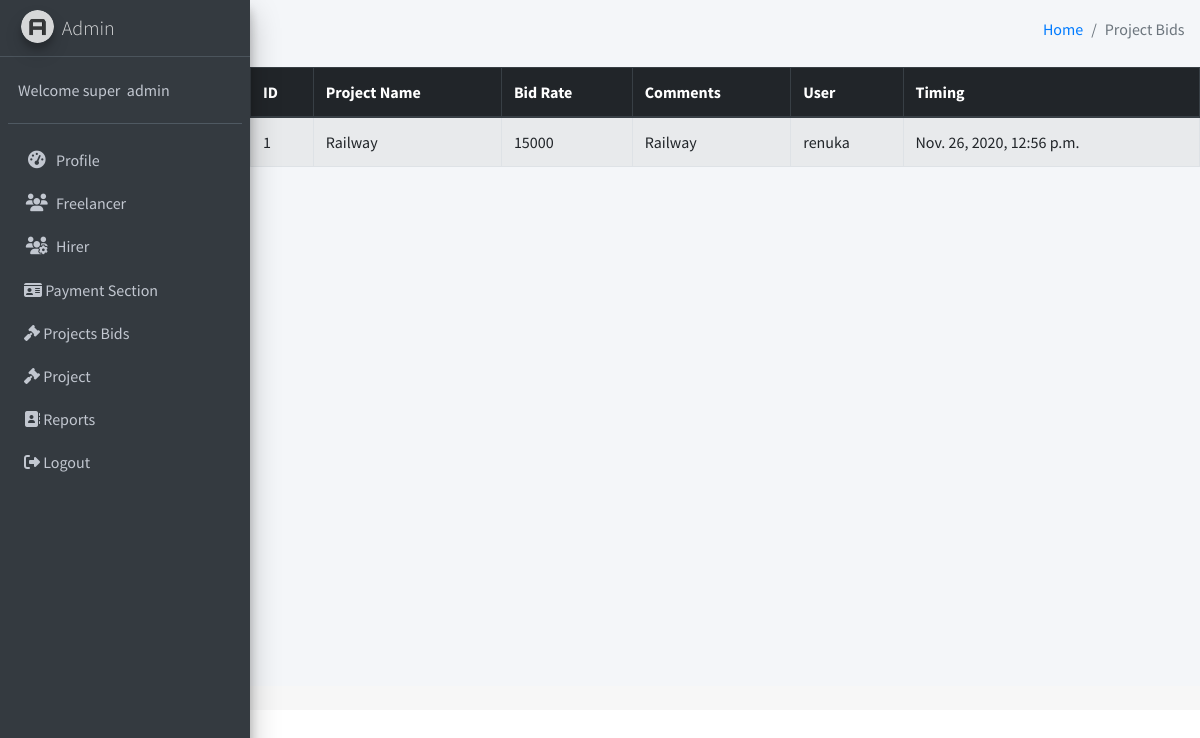
/admin1/projectbids (signed in), run on the app's committed database.
### hirer/models.py (models this page shows)
class project_bid_rate(models.Model):
	id = models.AutoField
	user = models.ForeignKey(User, default="", on_delete=models.CASCADE)
	project = models.CharField(default="0", max_length=50)
	bid_rate = models.IntegerField(default="0")
	comments = models.CharField(max_length=500, default="")
	status = models.CharField(max_length=50, default="")
	progress = models.CharField(max_length=50, default="")
	create_at = models.DateTimeField(default=timezone.now)
	updated_at = models.DateTimeField(default=timezone.now)

### admin1/views.py (the view)
# urls.py: path('projectbids', views.projectbids),
def projectbids(request):
	if request.user.is_authenticated:
		check_status = profile.objects.filter(user_id=request.user).filter(is_login='admin1')
		if len(check_status) == 1:
			project_bid_detail = project_bid_rate.objects.filter(status="Approved").order_by("-id")
			return render(request, 'admin1/projectbids.html',{'project_bid_detail':project_bid_detail})
		else:
			return render(request, 'admin1/login.html', {'error_login': "Please Check Credentials"})

### template/admin1/projectbids.html (shortened to what this page needs)
{% extends 'admin1/layout/master.html' %}
{% load static %}
{% block main %}
  <div class="content-wrapper" >
    <div class="content-header">
      <div class="container-fluid">
        <div class="row mb-2">
          <div class="col-sm-6">
          </div>
          <div class="col-sm-6">
            <ol class="breadcrumb float-sm-right">
              <li class="breadcrumb-item"><a href="/admin1/profile">Home</a></li>
              <li class="breadcrumb-item active">Project Bids</li>
            </ol>
          </div>
        </div>
      </div>
    </div>
           <table class="table table-striped table-bordered">
              <thead class="thead-dark">
                <tr>
                    <th>ID</th>
                    <th>Project Name</th>
                    <th>Bid Rate</th>
                    <th>Comments</th>
                    <th>User</th>
                    <th>Timing</th>
                </tr>
            </thead>
            <tbody>
                {% for x in project_bid_detail %}
                <tr>
                    <td>{{forloop.counter}}</td>
                    <td>{{x.project}}</td>
                    <td>{{x.bid_rate}}</td>
                    <td>{{x.comments}}</td>
                    <td>{{x.user}}</td>
                    <td>{{x.create_at}}</td>
                </tr>
                {% endfor %}
            </tbody>
            </table>
        </div>
        <div class="card-footer clearfix">
              </div>
    </div>
{% endblock %}

### template/admin1/layout/master.html (shortened to what this page needs)
{% load static %}
<!DOCTYPE html>
<html>
<head>
  <link rel="stylesheet" href="{% static 'js/jquery-jvectormap.css' %}">
  <link rel="stylesheet" href="{% static 'plugins/fontawesome-free/css/all.min.css' %}">
  <link rel="stylesheet" href="{% static 'https://code.ionicframework.com/ionicons/2.0.1/css/ionicons.min.css' %}">
  <link rel="stylesheet" href="{% static 'plugins/tempusdominus-bootstrap-4/css/tempusdominus-bootstrap-4.min.css' %}">
  <link rel="stylesheet" href="{% static 'plugins/icheck-bootstrap/icheck-bootstrap.min.css' %}">
  <link rel="stylesheet" href="{% static 'plugins/jqvmap/jqvmap.min.css' %}">
<link rel="stylesheet" href="{% static 'css/adminlte.min.css' %}">
  <link rel="stylesheet" href="{% static 'plugins/overlayScrollbars/css/OverlayScrollbars.min.css' %}">
  <link rel="stylesheet" href="{% static 'plugins/daterangepicker/daterangepicker.css' %}">
  <link rel="stylesheet" href="{% static 'plugins/summernote/summernote-bs4.css' %}">
</head>
<body class="hold-transition sidebar-mini layout-fixed">
<div class="wrapper">
  <aside class="main-sidebar sidebar-dark-primary elevation-4">
    <a href="index3.html" class="brand-link">
      <img src="{% static 'images/AdminLTELogo.png' %}" alt="AdminLTE Logo" class="brand-image img-circle elevation-3"
           style="opacity: .8">
      <span class="brand-text font-weight-light">Admin</span>
    </a>
    <div class="sidebar">
      <div class="user-panel mt-3 pb-3 mb-3 d-flex">
        <div class="info">
          <a href="#" class="d-block">Welcome {{request.user.first_name}}&nbsp;&nbsp;{{request.user.last_name}}</a>
        </div>
      </div>
      <nav class="mt-2">
        <ul class="nav nav-pills nav-sidebar flex-column" data-widget="treeview" role="menu" data-accordion="false">
          <li class="nav-item has-treeview">
            <a href="/admin1/profile" class="nav-link">
              <i class="nav-icon fas fa-tachometer-alt"></i>
              <p>
                Profile
              </p>
            </a>
          </li>
          <li class="nav-item">
            <a href="/admin1/freelancer" class="nav-link">
              <i class="nav-icon fa fa-users"></i>
              <p>Freelancer</p>
            </a>
          </li>
          <li class="nav-item has-treeview">
            <a href="/admin1/hirer" class="nav-link">
              <i class="nav-icon fa fa-users-cog"></i>
              <p>Hirer
              </p>
            </a>
          </li>
          <li class="nav-item has-treeview">
            <a href="/admin1/paymentsection" class="nav-link">
              <i class="fa fa-id-card" aria-hidden="true"></i>
               <p>Payment Section</p>
            </a>
          </li>
          <li class="nav-item has-treeview">
            <a href="/admin1/projectbids" class="nav-link">
              <i class="fa fa-gavel" aria-hidden="true"></i>
               <p>Projects Bids</p>
            </a>
          </li>
          <li class="nav-item has-treeview">
            <a href="/admin1/Project" class="nav-link">
              <i class="fa fa-gavel" aria-hidden="true"></i>
               <p>Project</p>
            </a>
          </li>
          <li class="nav-item has-treeview">
            <a href="/admin1/reports" class="nav-link">
              <i class="fa fa-address-book" aria-hidden="true"></i>
               <p>Reports</p>
               </a>
          </li>
           <li class="nav-item has-treeview">
            <a href="/admin1/logout" class="nav-link">
              <i class="fa fa-sign-out-alt" aria-hidden="true"></i>
               <p>
               Logout</p>
            </a>
          </li>
      </nav>
    </div>
  </aside>
{% block main %} {% endblock %}

### data on the page
project_bid_rate: project "Railway", bid_rate "15000", comments "Railway", user "renuka", create_at "Nov. 26, 2020, 12:56 p.m."

### other printed values
{{ request.user.first_name }} "super"
{{ request.user.last_name }} "admin"
